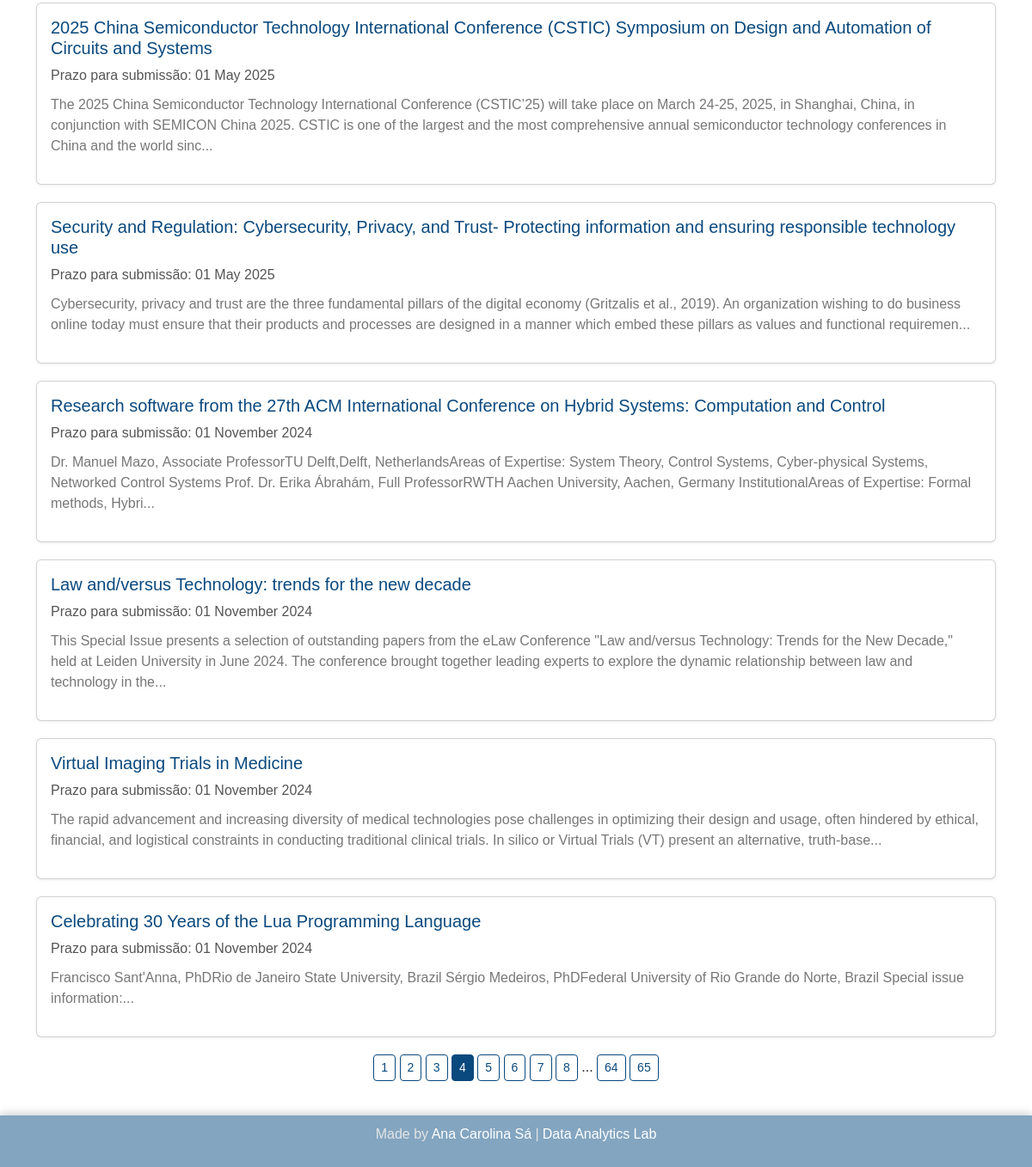
Page /?page=4 (lower part) on the earlier database version.
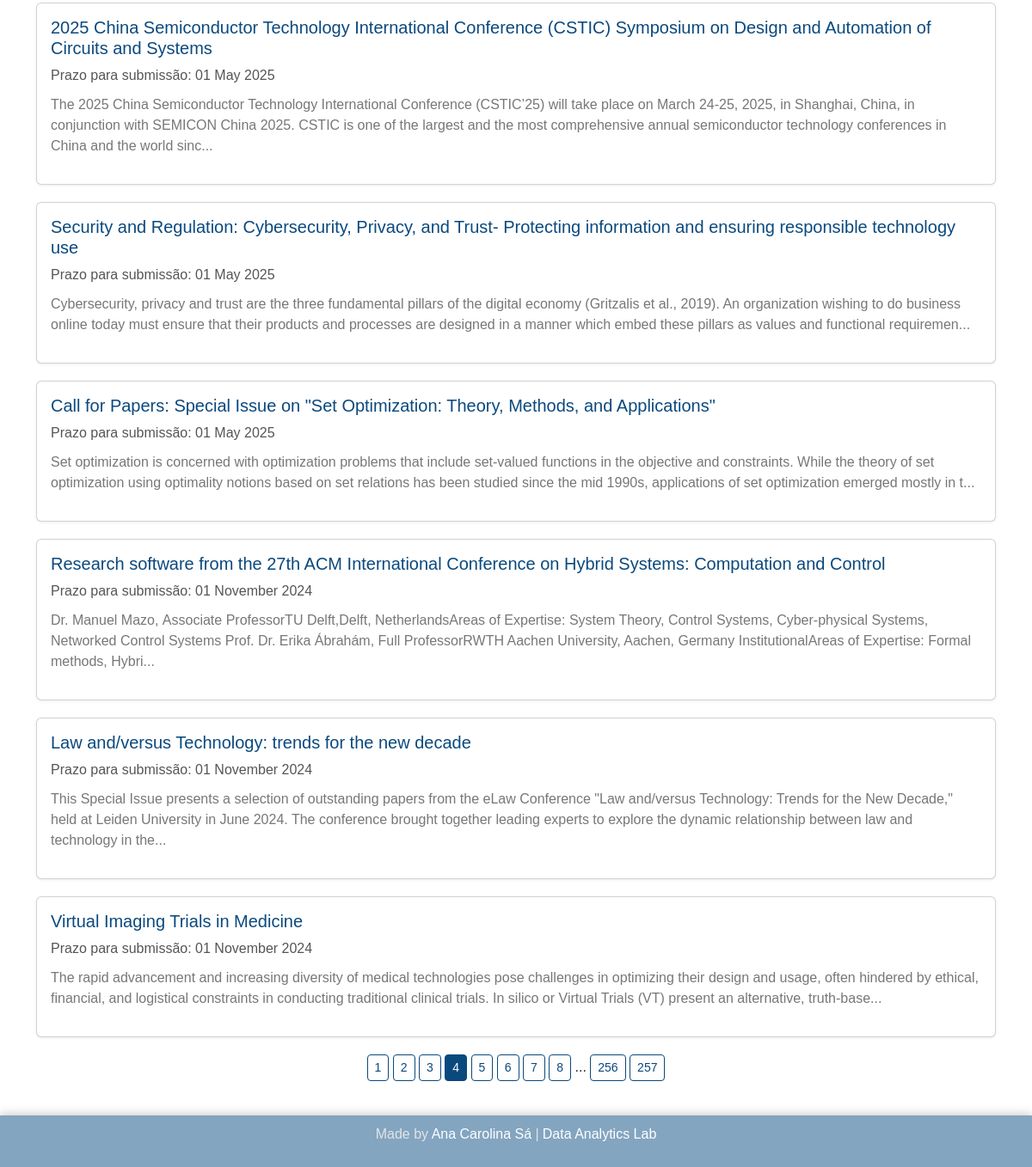
Same page on the later database version.
### website/adm/models.py (models this page shows)
class SPI(db.Model):
    id = db.Column(db.Integer, primary_key=True)
    editora = db.Column(db.String, unique=False, nullable=False)
    revista = db.Column(db.String, unique=False, nullable=False)
    titulo = db.Column(db.String, unique=False, nullable=False)
    link = db.Column(db.String, unique=True, nullable=False)
    prazo = db.Column(db.String, unique=False, nullable=False)
    datanot = db.Column(db.Date, unique=False, nullable=False)
    detalhes = db.Column(db.String, unique=False, nullable=False)

### website/users/users_rotas.py (the view)
@app.route('/')
def home():
    per_page = 10
    page = request.args.get('page', type=int, default=1)
    specialissues = SPI.query.order_by(SPI.prazo.asc()).paginate(page=page, per_page=per_page)
    return render_template('users/users_home.html', title='Home para Usuários', specialissues=specialissues)

### website/templates/users/users_home.html
{% extends 'layout.html' %}
{% block content %}
{% include 'users/users_navbar.html' %}
<link rel="stylesheet" type="text/css" href="{{ url_for('static', filename='css/home.css') }}">
<div class="container">
    <div class="row">
        {% for spi in specialissues.items %}
        <div class="col-md-12">
            <div class="card special-issue">
                <a href="/detalhes/{{ spi.id }}" style="text-decoration: none; color: inherit;">
                    <div class="card-body">
                        <h5 class="card-title">{{ spi.titulo }}</h5>
                        <p class="date">Prazo para submissão: {{ spi.prazo }}</p>
                        <p class="description">{{ spi.detalhes[:300] }}...</p>
                    </div>
                </a>
            </div>
        </div>
        {% endfor %}
    </div>
    <div class="col text-center">
        {% for page_num in specialissues.iter_pages() %}
        {% if page_num %}
            {% if specialissues.page == page_num %}
            <a href="{{ url_for('home', page=page_num) }}" class="btn btn-primary btn-sm">{{ page_num }}</a>
            {% else %}
            <a href="{{ url_for('home', page=page_num) }}" class="btn btn-outline-primary btn-sm">{{ page_num }}</a>
            {% endif %}
        {% else %}
            ...
        {% endif %}
        {% endfor %}
    </div>
</div>
{% include 'footer.html' %}
{% endblock content %}

Differences in the rows shown:
no longer on this page (row edited): SPI: titulo "Celebrating 30 Years of the Lua Programming Language", prazo "01 November 2024", detalhes "Francisco Sant'Anna, PhDRio de Janeiro State University, Brazil Sérgio Medeiros, PhDFederal University of Rio Grande do Norte, Brazil Special issue information:"
added SPI: titulo "Call for Papers: Special Issue on \"Set Optimization: Theory, Methods, and Applications\"", prazo "01 May 2025", detalhes "Set optimization is concerned with optimization problems that include set-valued functions in the objective and constraints. While the theory of set optimization using optimality notions based on set relations has been studied since the mid 1990s, applications of set optimization emerged mostly in t"
Other differences:
new list line: "256"
new list line: "257"
list line gone: "64"
list line gone: "65"
